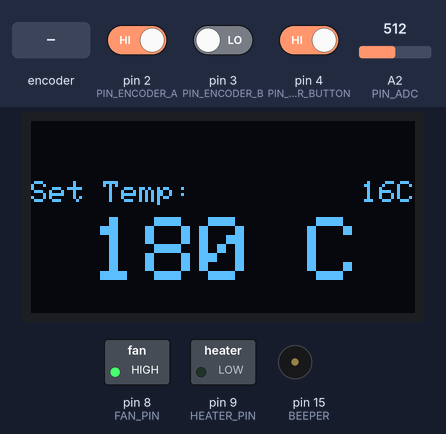
This program was run on a simulated SparkFun Pro Micro, built with avr-gcc and run on an emulated ATmega32U4. On the bench: 128×64 one-colour display, switched loads named in the program (green lamp = pin HIGH), buzzer (waves = sounding). The inputs (shaded band) are chosen by the test bench; at power-on: A2 (PIN_ADC) = 512, pin 4 (PIN_ENCODER_BUTTON) HIGH, pin 2 (PIN_ENCODER_A) HIGH, pin 3 (PIN_ENCODER_B) LOW.

Above: at 1.2 s.
1.3 s: A2 (PIN_ADC) set to 49
At 2.3 s:
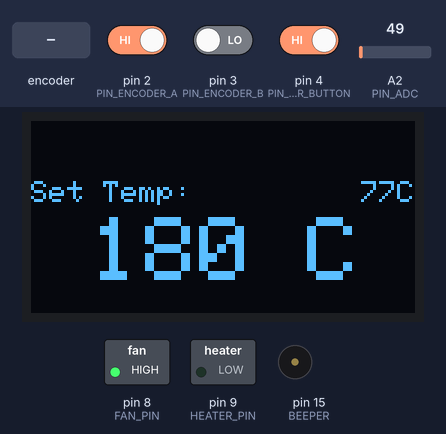
2.9 s: A2 (PIN_ADC) set to 39
At 4.1 s:
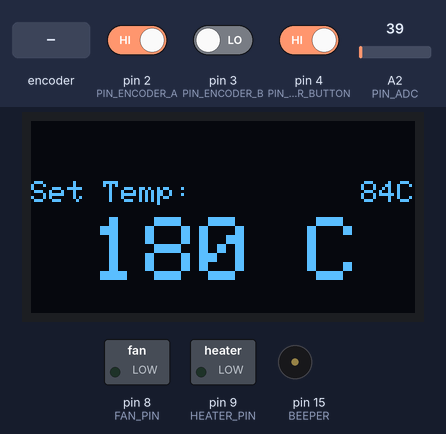
4.4 s: pin 4 (PIN_ENCODER_BUTTON) driven LOW
At 5.2 s:
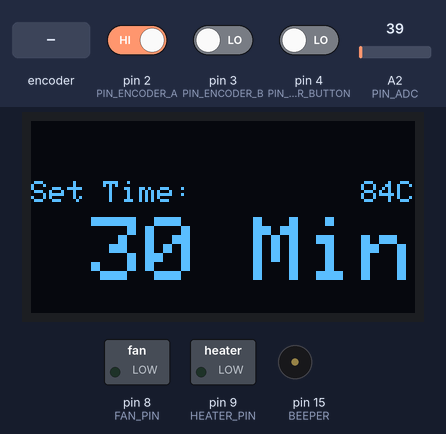
6.0 s: rotary encoder on pin 2 (PIN_ENCODER_A) / pin 3 (PIN_ENCODER_B) turned 3 steps (first pin leading)
At 7.0 s:
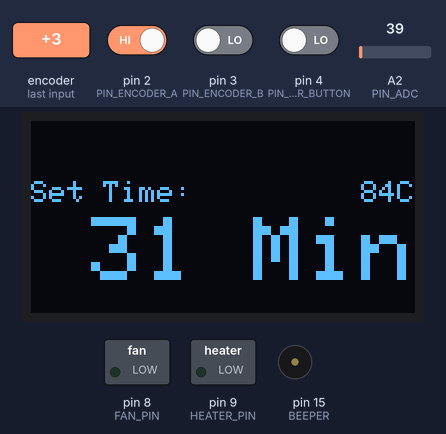
8.1 s: A2 (PIN_ADC) set to 2
At 9.3 s:
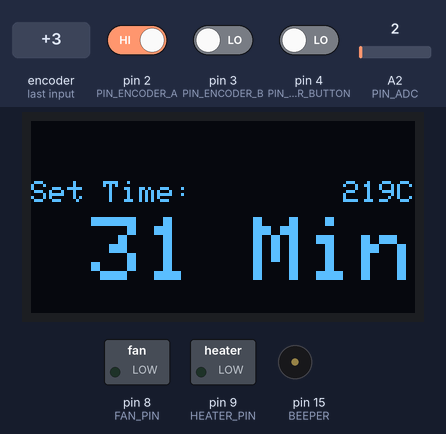
9.6 s: A2 (PIN_ADC) set to 0
At 11.0 s:
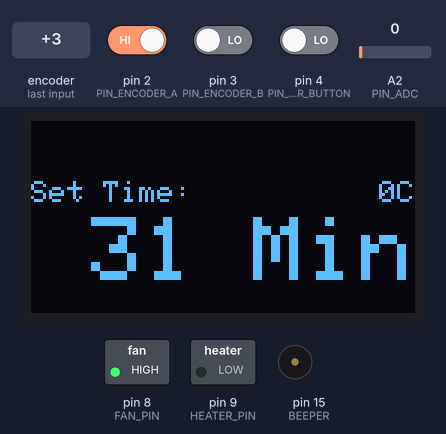
Timing chart, 0 to 12.2 s (numbered marks = the images above; inputs shaded):
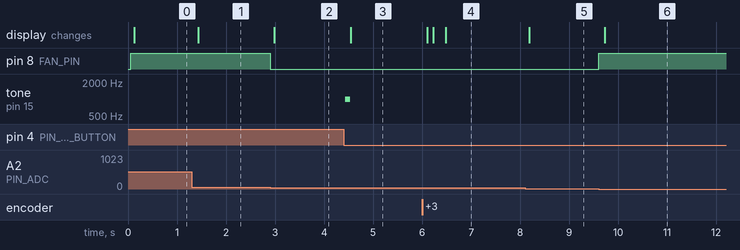

Measured:
- the behaviour switches between 45 and 44 on A2 (PIN_ADC) (found by bisection; images 1 and 2)
- the behaviour switches between 1 and 0 on A2 (PIN_ADC) (found by bisection; images 5 and 6)
- after the input at 1.3 s, the display: changes after 0.13 s (image 1)
- after the input at 2.9 s, pin 8 (FAN_PIN): HIGH → LOW at once; the display: changes after 0.09 s (image 2)
- after the input at 4.4 s, tone on pin 15 (BEEPER): silent → 1000 Hz at once, → silent 0.10 s later; the display: changes after 0.15 s (image 3)
- after the input at 6.0 s, the display: first changes after 0.10 s (image 4 shows a later state)
- after the input at 8.1 s, the display: changes after 0.08 s (image 5)
- after the input at 9.6 s, pin 8 (FAN_PIN): LOW → HIGH at once; the display: changes after 0.13 s (image 6)

The program:

main.cpp
```cpp
#include <Adafruit_GFX.h>
#include <Adafruit_SSD1306.h>
#include <Arduino.h>
#include <RunningMedian.h>
#include <Wire.h>

// --- Hardware Definitions ---
// Pro Micro hardware I2C: SDA=2, SCL=3
#define SCREEN_WIDTH 128
#define SCREEN_HEIGHT 64
#define OLED_RESET -1
Adafruit_SSD1306 oled(SCREEN_WIDTH, SCREEN_HEIGHT, &Wire, OLED_RESET);

RunningMedian samples = RunningMedian(10);

const int PIN_ENCODER_BUTTON = 4;
const int PIN_ENCODER_A = 2;
const int PIN_ENCODER_B = 3;
const int PIN_ADC = A2;
const int BEEPER = 15;
const int HEATER_PIN = 9;
const int FAN_PIN = 8;

// --- Constants ---
const long sResistor = 235000;
const long thermistor_R_nom = 100000;
const float thermistor_beta_coef = 3974.0;
const float thermistor_nom_temp = 298.15;
const float HEATER_HYSTERESIS = 10.0;
const float FAN_HYSTERESIS = 5.0;
const float FAN_TEMP_THRESHOLD = 80.0;

// --- Global Variables ---
volatile int encoderCount = 0;
unsigned long lastDisplayUpdate = 0;
unsigned long cookStartTime = 0;
bool buttonActive = false;
bool flipAlertDone = false;

// --- State Machine ---
enum SystemState { STATE_SET_TEMP, STATE_SET_TIME, STATE_COOKING, STATE_DONE };
SystemState currentState = STATE_SET_TEMP;

struct cooking_vars {
  unsigned long duration_minutes;
  float target_temp;
} cook;

// --- ISR: Encoder Interrupt ---
void updateEncoder() {
  if (digitalRead(PIN_ENCODER_B) == HIGH) {
    encoderCount++;
  } else {
    encoderCount--;
  }
}

// --- Helper: Button Press ---
bool isButtonPressed() {
  if (digitalRead(PIN_ENCODER_BUTTON) == LOW) {
    if (!buttonActive) {
      buttonActive = true;
      delay(20);
      return true;
    }
  } else {
    buttonActive = false;
  }
  return false;
}

// --- Helper: Read Temperature ---
float readTemp() {
  int raw_ADC = analogRead(PIN_ADC);
  samples.add(raw_ADC);
  if (samples.getMedian() == 0)
    return 0.0;

  // 3.3V--------|sResistor|-----adc------|thermistor|--------GND
  //  Pro Micro: 10-bit ADC with internal 1.1V reference
  float voltage = samples.getMedian() * (1.1 / 1024.0);
  float thermistor_R =
      (voltage * sResistor) / (3.3 - voltage); // circuit voltage is 3.3V
  float tempC =
      ((thermistor_beta_coef * thermistor_nom_temp) /
       (thermistor_beta_coef +
        (thermistor_nom_temp * log(thermistor_R / thermistor_R_nom)))) -
      273.15;

  // Single linear calibration derived from 10 empirical probe measurements (R²
  // = 0.9991, MSE = 0.667)
  float tempC_adjusted = 0.76711f * tempC - 16.121f;
  return tempC_adjusted;
}

void beep(int duration, int freq = 1000) { tone(BEEPER, freq, duration); }

// --- Control Logic ---
void runControlLoop() {
  float currentTemp = readTemp();

  static bool fanState = false;
  static bool heaterState = false;

  // Fan Logic (active-LOW relay: LOW = ON, HIGH = OFF)
  if (currentState == STATE_COOKING) {
    fanState = true;
  } else {
    if (currentTemp >= FAN_TEMP_THRESHOLD) {
      fanState = true;
    } else if (currentTemp <= (FAN_TEMP_THRESHOLD - FAN_HYSTERESIS)) {
      fanState = false;
    }
  }
  digitalWrite(FAN_PIN, fanState ? LOW : HIGH);

  // Heater Logic (active-HIGH relay: HIGH = ON, LOW = OFF)
  if (currentState == STATE_COOKING) {
    if (currentTemp <= (cook.target_temp - HEATER_HYSTERESIS)) {
      heaterState = true;
    } else if (currentTemp >= (cook.target_temp + HEATER_HYSTERESIS)) {
      heaterState = false;
    }
  } else {
    heaterState = false;
  }
  digitalWrite(HEATER_PIN, heaterState ? HIGH : LOW);
}

// --- Display Rendering ---
void drawUI(float currentTemp) {
  oled.clearDisplay();

  switch (currentState) {
  case STATE_SET_TEMP:
    // Label (Small)
    oled.setTextSize(1);
    oled.setTextColor(SSD1306_WHITE);
    oled.setCursor(0, 20);
    oled.print("Set Temp:");

    // Value (Big)
    oled.setTextSize(3);
    oled.setCursor(20, 32);
    oled.print(String((int)cook.target_temp) + " C");
    break;

  case STATE_SET_TIME:
    // Label (Small)
    oled.setTextSize(1);
    oled.setTextColor(SSD1306_WHITE);
    oled.setCursor(0, 20);
    oled.print("Set Time:");

    // Value (Big)
    oled.setTextSize(3);
    oled.setCursor(20, 32);
    oled.print(String((int)cook.duration_minutes) + " Min");
    break;

  case STATE_COOKING: {
    unsigned long elapsed = (millis() - cookStartTime) / 1000;
    unsigned long totalSeconds = cook.duration_minutes * 60;
    long remaining = totalSeconds - elapsed;
    if (remaining < 0)
      remaining = 0;

    // Header info (Small)
    oled.setTextSize(1);
    oled.setTextColor(SSD1306_WHITE);
    oled.setCursor(0, 20);
    oled.print("Cooking...");

    // Timer (Big)
    oled.setTextSize(3);
    oled.setCursor(25, 35);
    String timeStr = String(remaining / 60) + ":" +
                     ((remaining % 60 < 10) ? "0" : "") +
                     String(remaining % 60);
    oled.print(timeStr);
    break;
  }

  case STATE_DONE:
    oled.setTextSize(3);
    oled.setTextColor(SSD1306_WHITE);
    oled.setCursor(25, 25);
    oled.print("DONE!");
    break;
  }

  // Always draw current temperature in the top-right corner
  oled.setTextSize(1);
  oled.setTextColor(SSD1306_WHITE);
  String tempStr = String((int)currentTemp) + "C";
  int16_t x1, y1;
  uint16_t tw, th;
  oled.getTextBounds(tempStr, 0, 0, &x1, &y1, &tw, &th);
  oled.setCursor(SCREEN_WIDTH - tw, 20);
  oled.print(tempStr);

  oled.display();
}

void setup() {
  Serial.begin(115200);

  // Adafruit SSD1306 init (address 0x3C)
  if (!oled.begin(SSD1306_SWITCHCAPVCC, 0x3C)) {
    Serial.println(F("SSD1306 allocation failed"));
    for (;;)
      ; // halt
  }
  oled.clearDisplay();
  oled.display();

  pinMode(PIN_ENCODER_BUTTON, INPUT_PULLUP);
  pinMode(PIN_ENCODER_A, INPUT);
  pinMode(PIN_ENCODER_B, INPUT);
  pinMode(BEEPER, OUTPUT);
  pinMode(HEATER_PIN, OUTPUT);
  pinMode(FAN_PIN, OUTPUT);

  attachInterrupt(digitalPinToInterrupt(PIN_ENCODER_A), updateEncoder, FALLING);

  // Initial Defaults
  cook.target_temp = 180;
  cook.duration_minutes = 30;
  encoderCount = 180;
}

void loop() {
  float currentT = readTemp();
  runControlLoop();

  switch (currentState) {
  case STATE_SET_TEMP:
    if (encoderCount < 0)
      encoderCount = 0;
    if (encoderCount > 250)
      encoderCount = 250;
    cook.target_temp = encoderCount;

    if (isButtonPressed()) {
      beep(100);
      currentState = STATE_SET_TIME;
      encoderCount = 30;
    }
    break;

  case STATE_SET_TIME:
    if (encoderCount < 1)
      encoderCount = 1;
    if (encoderCount > 120)
      encoderCount = 120;
    cook.duration_minutes = encoderCount;

    if (isButtonPressed()) {
      beep(200);
      cookStartTime = millis();
      flipAlertDone = false;
      currentState = STATE_COOKING;
    }
    break;

  case STATE_COOKING:
    if (millis() - cookStartTime >= (cook.duration_minutes * 60 * 1000)) {
      beep(1000);
      currentState = STATE_DONE;
    }
    if (!flipAlertDone &&
        (millis() - cookStartTime > (cook.duration_minutes * 60 * 1000) / 2)) {
      beep(200);
      delay(100);
      beep(200);
      flipAlertDone = true;
    }
    if (isButtonPressed()) {
      currentState = STATE_SET_TEMP;
      encoderCount = cook.target_temp;
    }
    break;

  case STATE_DONE:
    if (isButtonPressed()) {
      currentState = STATE_SET_TEMP;
      encoderCount = 180;
    }
    break;
  }

  if (millis() - lastDisplayUpdate > 100) {
    drawUI(currentT);
    lastDisplayUpdate = millis();
  }
}
```
